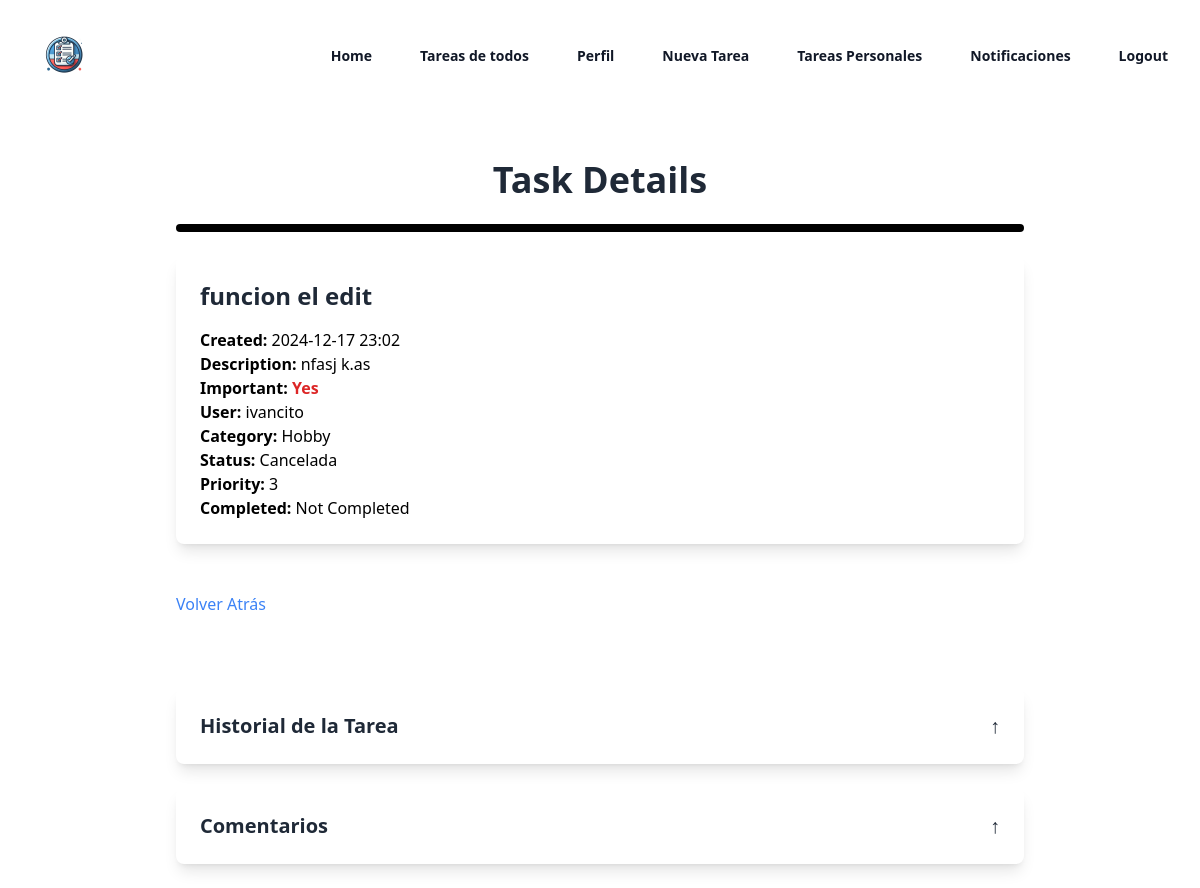
Page /tasks/4/ (signed in) on the earlier database version.
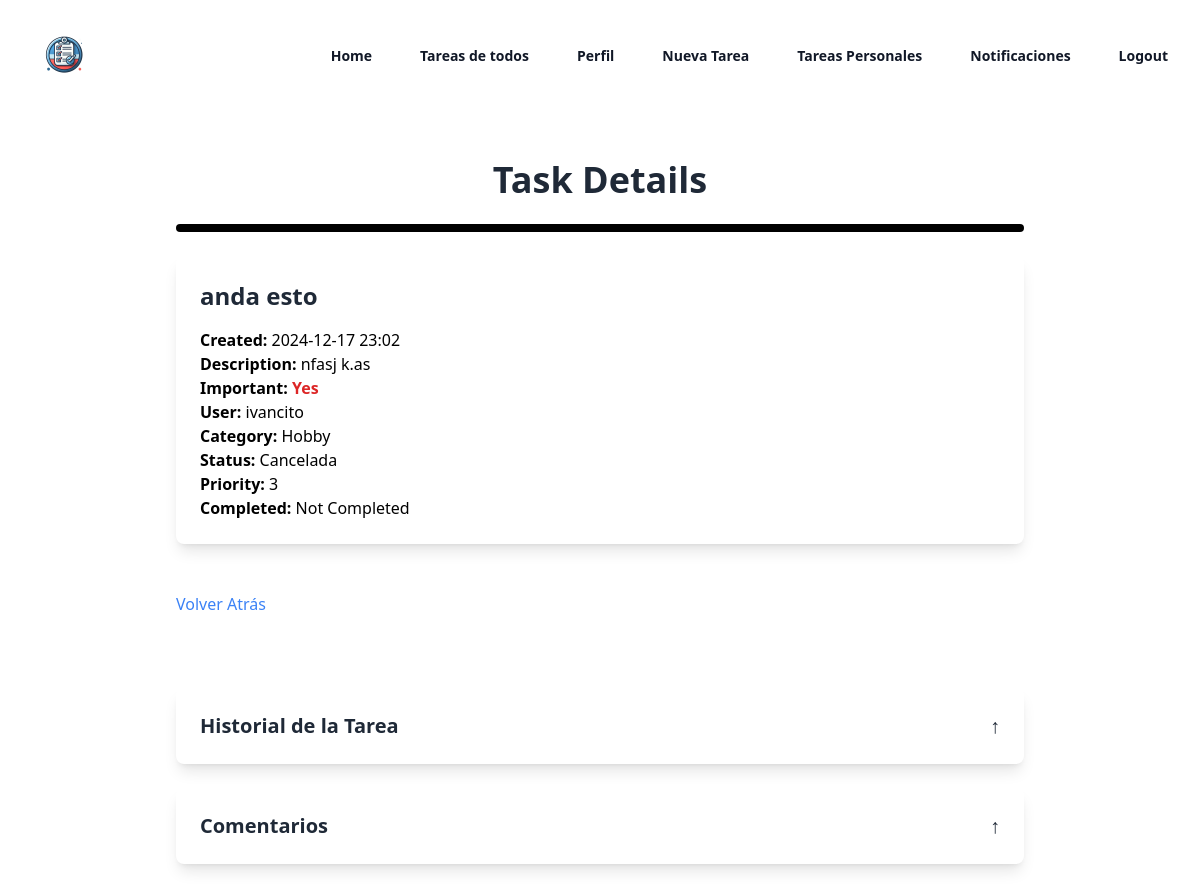
Same page on the later database version.
### task/models.py (models this page shows, shortened)
class Task(models.Model):
    title = models.CharField(max_length=200)
    description = models.TextField(blank=True)
    created = models.DateTimeField(auto_now_add=True)
    date_completed = models.DateField(null=True, blank=True)
    important = models.BooleanField(default=False)
    user = models.ForeignKey(User, on_delete=models.CASCADE)
    banner_color = models.CharField(max_length=7, default='#000000')
    category = models.ForeignKey(TaskCategory, on_delete=models.CASCADE, null=True, blank=True)
    tags = models.ManyToManyField(TaskTag, blank=True)
    status = models.ForeignKey(TaskStatus, on_delete=models.CASCADE, default=1)
    priority = models.ForeignKey(TaskPriority, on_delete=models.CASCADE, default=1)
    is_personal = models.BooleanField(default=False)

class TaskCategory(models.Model):
    name = models.CharField(max_length=100, unique=True)

class TaskStatus(models.Model):
    name = models.CharField(max_length=50, unique=True)

class TaskPriority(models.Model):
    level = models.IntegerField()

### task/views.py (the view)
# urls.py: path('tasks/<int:task_id>/', views.task_details, name='task_details'),
@login_required(login_url='signup')
def task_details(request, task_id):
    try:
        task = get_object_or_404(Task, pk=task_id)
        task_history = task.taskhistory_set.all()
        if request.method == 'POST':
            form = formTaskComment(request.POST)
            if form.is_valid():
                comment = form.save(commit=False)
                comment.task = task
                comment.user = request.user
                comment.save()
                add_task_history(task, request.user, "Comentario Agregado")
                if request.user != task.user:
                    create_task_notification(
                        task,
                        task.user,
                        f"Nuevo comentario en tu tarea '{task.title}' por {request.user.username}: {comment.comment[:50]}..."
                    )
                return redirect('task_details', task_id=task.id)
        else:
            form = formTaskComment()
        comments = task.comments.all()
        return render(request, 'task_details.html', {
            'task': task,
            'form': form,
            'comments': comments,
            'task_history': task_history
        })
    except Exception as e:
        return error_page(request, f"Ocurrió un error al cargar los detalles de la tarea: {str(e)}")

### task/templates/task_details.html (shortened to what this page needs)
{% extends 'base.html' %}
{% block content %}
<div class="max-w-4xl mx-auto px-6 py-12">
    <h1 class="text-4xl font-extrabold text-center text-gray-800 mb-6">Task Details</h1>
    <div class="bg-gray-200 h-2 rounded-full mb-6" style="background-color: {{ task.banner_color }};"></div>
    <div class="bg-white p-6 rounded-lg shadow-lg mb-6">
        <h2 class="text-2xl font-semibold text-gray-800 mb-4">{{ task.title }}</h2>
        <p><strong class="font-semibold">Created:</strong> {{ task.created|date:"Y-m-d H:i" }}</p>
        <p><strong class="font-semibold">Description:</strong> {{ task.description }}</p>
        <p><strong class="font-semibold">Important:</strong>
            <span class="text-red-600 font-semibold">{{ task.important|yesno:"Yes,No" }}</span>
        </p>
        <p><strong class="font-semibold">User:</strong> {{ task.user.username }}</p>
        <p><strong class="font-semibold">Category:</strong>
            {% if task.category %}
                {{ task.category.name }}
            {% else %}
                No Category
            {% endif %}
        </p>
        <p><strong class="font-semibold">Status:</strong> {{ task.status.name }}</p>
        <p><strong class="font-semibold">Priority:</strong> {{ task.priority.level }}</p>
        <p><strong class="font-semibold">Completed:</strong>
            {% if task.date_completed %}
                {{ task.date_completed|date:"Y-m-d" }}
            {% else %}
                Not Completed
            {% endif %}
        </p>
    </div>
    <a href="{% url 'tasks' %}" class="text-blue-500 hover:underline mt-6 inline-block">Volver Atrás</a>
</div>
<div class="max-w-4xl mx-auto px-6 py-6">
    <div class="bg-white p-6 rounded-lg shadow-lg mb-6">
        <h3 class="text-xl font-semibold cursor-pointer flex justify-between items-center text-gray-800" onclick="toggleSection('task-history')">
            Historial de la Tarea
            <span class="toggle-icon">↑</span>
        </h3>
    </div>
    <div class="bg-white p-6 rounded-lg shadow-lg">
        <h3 class="text-xl font-semibold cursor-pointer flex justify-between items-center text-gray-800" onclick="toggleSection('comments')">
            Comentarios
            <span class="toggle-icon">↑</span>
        </h3>
    </div>
</div>
{% endblock %}

### task/templates/base.html (shortened to what this page needs)
<!DOCTYPE html>
<html lang="en">
{% load static %}
<head>
    <script src="https://cdn.tailwindcss.com"></script>
    <link href="https://cdnjs.cloudflare.com/ajax/libs/font-awesome/5.15.4/css/all.min.css" rel="stylesheet">
    <link rel="stylesheet" href="{% static 'css/stylesa.css' %}">
</head>
<body class="bg-white font-sans">
    <header class="bg-white">
        <nav class="mx-auto flex max-w-7xl items-center justify-between p-6 lg:px-8" aria-label="Global">
            <div class="flex lg:flex-1">
                <a href="/" class="-m-1.5 p-1.5">
                    <img class="h-16 w-auto" src="{% static 'img/icono-remove-bg-io.png' %}" alt="Icono">
                </a>
            </div>
            <div class="hidden lg:flex lg:gap-x-12">
                <a href="/" class="text-sm font-semibold text-gray-900 hover:text-blue-500">Home</a>
                <a href="{% url 'tareatodos' %}" class="text-sm font-semibold text-gray-900 hover:text-blue-500">Tareas de todos</a>
                <a href="/perfil" class="text-sm font-semibold text-gray-900 hover:text-blue-500">Perfil</a>
                {% if user.is_authenticated %}
                    <a href="/tasks/new" class="text-sm font-semibold text-gray-900 hover:text-blue-500">Nueva Tarea</a>
                    <a href="/tasks" class="text-sm font-semibold text-gray-900 hover:text-blue-500">Tareas Personales</a>
                    <a href="{% url 'notifications' %}" class="relative flex items-center text-sm font-semibold text-gray-900 hover:text-blue-500">
                        Notificaciones
                    </a>
                    <a href="/logout" class="text-sm font-semibold text-gray-900 hover:text-blue-500">Logout</a>
                {% else %}
                    <a href="/signin" class="text-sm font-semibold text-gray-900 hover:text-blue-500">Login</a>
                    <a href="/signup" class="text-sm font-semibold text-gray-900 hover:text-blue-500">Registrar</a>
                {% endif %}
            </div>
        </nav>
    </header>
    {% block content %}
    {% endblock %}
</body>
</html>

Differences in the rows shown:
changed Task "nfasj k.as": title "funcion el edit" → "anda esto"
